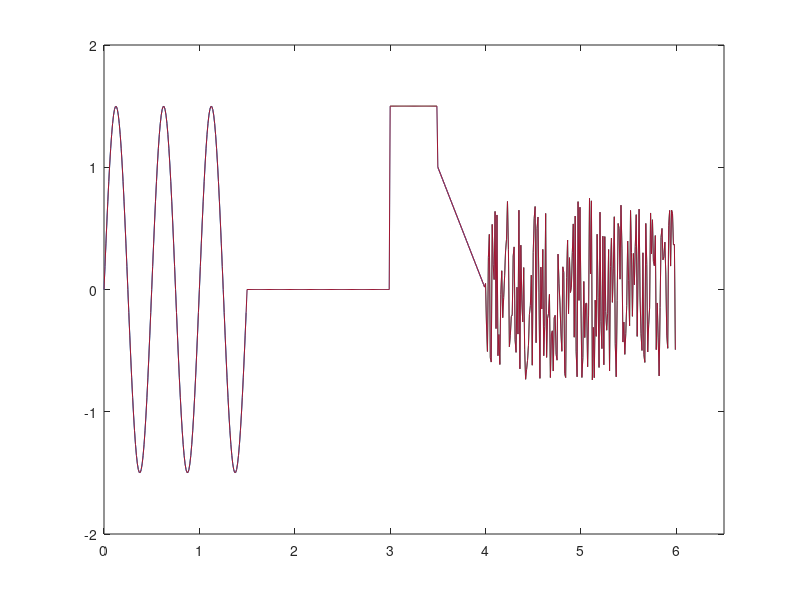

MATLAB code to generate this figure:
%% Rostislavs Arhipovs
%% Laboratorijas darbs3.
% 1) uzzimet grafiku no bilde
% 2) funkcija ar datu filtraciju
function y = uzdlab3(t)
if nargin == 0
   t = 0:0.01:6; % kopigais laiks
end
% t = 0:0.01:6.5; % kopigais laiks

t_sinf=(t>=0&t<1.5); t_sin = t(t_sinf);
t_constf=(t>=1.5&t<3); t_const=t(t_constf);
t_consttf = (t>=3&t<3.5); t_constt = t(t_consttf);
t_sawf = (t>=3.5&t<4); t_saw = t(t_sawf);
t_noisef=(t>=4&t<6); t_noise=t(t_noisef);


% t_saw = 0:0.01:0.5;

% t_zero = 0.5:0.01:1.5;


% t_const = 3.5:0.01:5;

% t_noise = 5:0.01:6.5
%% sinusoida

%% sinusoida


A0= 0; A=1.5;
T = (3.5-1.5)/2
f = 1/T; delay=1;
% t_sin = 0:0.01:1.5;
y_sin=A0+A*sin(4*pi*f*(t_sin-delay));
plot(t_sin,y_sin)
hold on
axis([0 6.5 -2 2]) %% komanda uzreiz jaieliek visus robezus visejam grafika!!
%% Pirma constanta

% t_const = 1.5:0.01:3;
y_const = zeros(size(t_const));
plot(t_const,y_const)

%% Otra constanta 

% t_constt = 3.0:0.01:3.5;
y_constt = zeros(size(t_constt))+1.5;
plot (t_constt,y_constt)
%% mainiga linija 

% t_saw = 3.5:0.01:4;
k = (1-0)/(3.5-4)
delay = 4;
y_saw = k*(t_saw-delay);
hold on
plot (t_saw,y_saw);

%% Troksna signals

% t_noise = 4:0.01:6;
y_noise = 1.5*rand(size(t_noise))-0.75;
plot(t_noise,y_noise)

%% apvienosu visu viena vektora
% t1 = [0 1 2 3];
% t2 = [4 5];
% t= [t1 t2] paradisies [0 1 2 3 4 5]
t = [t_sin,t_const,t_constt,t_saw,t_noise];
y = [y_sin,y_const,y_constt,y_saw,y_noise];
plot(t,y);

if nargout == 0
    plot(t,y); 
    y = []; % lai nerada daudz ciparus
end

%% Secinajums

%Iemcijus zimet grafiku no bilde, ari taisit funkcijas.
%ar jauniem komandiem. 
%Bija izmantots no iepriekshaja praktiska darba
%Ari no iesaukta komandai vinja raksta
